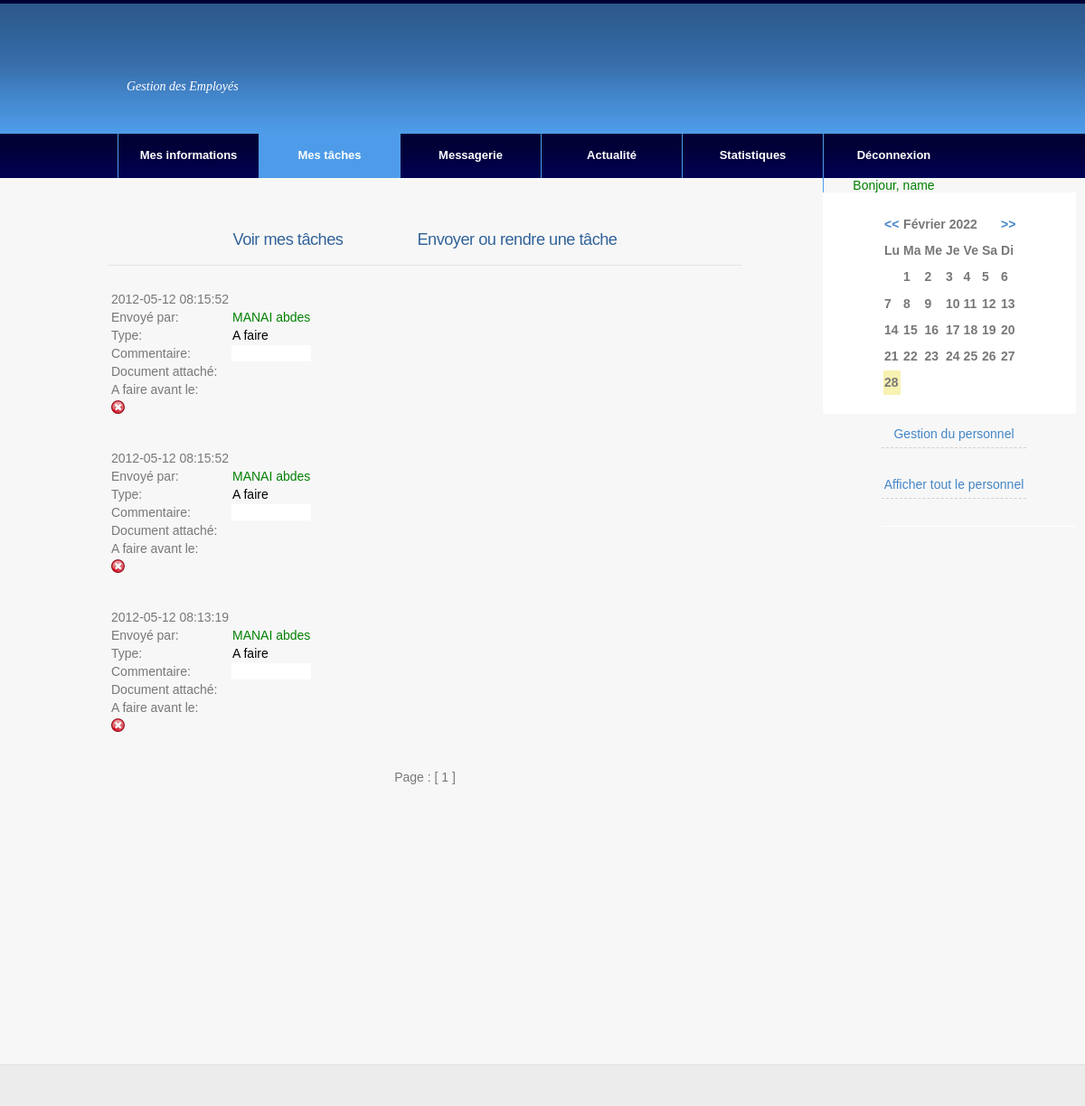
The app's page /Code/aftaches.php?id=1 with its own data.
### tables this page shows
CREATE TABLE IF NOT EXISTS `employe` (
  `id` int(255) NOT NULL AUTO_INCREMENT,
  `nom` varchar(100) NOT NULL,
  `login` varchar(100) NOT NULL,
  `pass` varchar(100) NOT NULL,
  `prenom` varchar(100) NOT NULL,
  `adresse` varchar(1000) NOT NULL,
  `journ` varchar(10) NOT NULL,
  `moisn` varchar(100) NOT NULL,
  `anneen` varchar(100) NOT NULL,
  `lieun` varchar(100) NOT NULL,
  `situation` varchar(100) NOT NULL,
  `cin` varchar(100) NOT NULL,
  `email` varchar(100) NOT NULL,
  `gsm` varchar(100) NOT NULL,
  `fixe` varchar(100) NOT NULL,
  `sexe` varchar(100) NOT NULL,
  `periode` varchar(100) NOT NULL,
  `exper` varchar(1000) NOT NULL,
  `anneeeduc` varchar(100) NOT NULL,
  `diplome` varchar(1000) NOT NULL,
  `anneeproj` varchar(100) NOT NULL,
  `proj` varchar(1000) NOT NULL,
  `langages` varchar(1000) NOT NULL,
  `langues` varchar(1000) NOT NULL,
  `activite` varchar(1000) NOT NULL,
  `moise` varchar(100) NOT NULL,
  `anneee` varchar(100) NOT NULL,
  `depart` varchar(100) NOT NULL,
  `fonction` varchar(100) NOT NULL,
  PRIMARY KEY (`id`)
);

CREATE TABLE IF NOT EXISTS `tache1` (
  `id` int(255) NOT NULL AUTO_INCREMENT,
  `idexp` int(255) NOT NULL,
  `date` date NOT NULL,
  `heure` timestamp NOT NULL DEFAULT CURRENT_TIMESTAMP ON UPDATE CURRENT_TIMESTAMP,
  `nom` varchar(100) NOT NULL,
  `com` varchar(1000) NOT NULL,
  `dfin` varchar(100) NOT NULL,
  `fich` varchar(111) NOT NULL,
  `type` varchar(100) NOT NULL,
  PRIMARY KEY (`id`)
);

### Code/aftaches.php (the view, shortened to what this page needs)
<!DOCTYPE html PUBLIC "-//W3C//DTD XHTML 1.0 Strict//EN" "http://www.w3.org/TR/xhtml1/DTD/xhtml1-strict.dtd">
<html xmlns="http://www.w3.org/1999/xhtml">
<head>
<link href="style.css" rel="stylesheet" type="text/css" media="screen" />
</head>
<body>
<div id="wrapper">
	<div id="header">
		<div id="logo">
			<p><font size="8"><b><i></i></b></font>
				 Gestion des Employés</p>
		</div>
	</div>
	<div id="menu">
	<?php $res=mysql_connect('localhost','root',''); $res2=mysql_select_db('gestemploye'); $id=$_GET['id']; $req = "select nom  FROM employe WHERE id  = '$id'"; $res=mysql_query ($req); $nom = mysql_fetch_array($res);   ?>
		<ul>
			<li><?php echo ("<a href='informations.php?id=$id'>Mes informations</a>"); ?> </li>
			<li class="current_page_item">
			<?php
					$id=$_GET['id'];
					$ntable='tache'.$id;
													$rid = "SELECT MAX(id) FROM $ntable ;";
													$chi = mysql_query($rid);
													$ra = mysql_fetch_array($chi);
													$roo = "SELECT date FROM $ntable where id='$ra[0]';";
													$rooo = mysql_query($roo);
													$rs = mysql_fetch_array($rooo);
													if($rs[0]=='1980-10-10')
													{
													echo ("<a href='taches.php?id=$id'>Mes tâches<br><font color='#808000'>vous avez des tâches</font> </a>");
													}
													else
													{
													echo ("<a href='taches.php?id=$id'>Mes tâches </a>");
													}
			?>
			</li>
			<li><?php
					$id=$_GET['id'];
					$ntable='msg'.$id;
													$ridd = "SELECT MAX(id) FROM $ntable ;";
													$chid = mysql_query($ridd);
													$rap = mysql_fetch_array($chid);
													$rool = "SELECT date FROM $ntable where id='$rap[0]';";
													$roool = mysql_query($rool);
													$rsd = mysql_fetch_array($roool);
													if($rsd[0]=='1980-10-10')
													{
													echo ("<a href='messagerie.php?id=$id'>Messagerie <br><font color='red'>vous avez des messages</font> </a>");
													}
													else
													{
													echo ("<a href='messagerie.php?id=$id'>Messagerie </a>");
													}
			?></li>
			<li><?php echo ("<a href='actualite.php?id=$id'>Actualité</a>"); ?></li>
			<li><?php echo ("<a href='statistiques.php?id=$id'>Statistiques</a>"); ?></li>
			<li><a href="index.php">Déconnexion   </a><?php echo("<center><font color='green'> Bonjour, $nom[0]</font>");  ?></li>
		</ul>
	</div>
	<div id="page">
	<div id="page-bgtop">
	<div id="page-bgbtm">
		<div id="content">
			<div class="post"><center>
<h3 class="title"><f><?php
$id=$_GET['id'];
$ntable='tache'.$id;
$ridd = "SELECT MAX(id) FROM $ntable ;";
		$chid = mysql_query($ridd);
		$rap = mysql_fetch_array($chid);
		$rool = "SELECT date FROM $ntable where id='$rap[0]';";
		$roool = mysql_query($rool);
		$rsd = mysql_fetch_array($roool);
			if($rsd[0]=='1980-10-10')
			{
			echo ("<a href='aftaches.php?id=$id'><font color=red>Voir mes tâches</font></a>");
			$reqchidss="UPDATE $ntable SET   date=CURRENT_DATE where id='$rap[0]'";
		    mysql_query ($reqchidss);
			}
			else
			{
			echo ("<a href='aftaches.php?id=$id'>Voir mes tâches</a>");
			}
?>&nbsp&nbsp&nbsp&nbsp&nbsp&nbsp&nbsp  &nbsp&nbsp&nbsp&nbsp&nbsp&nbsp&nbsp&nbsp&nbsp
					<?php echo ("<a href='envtaches.php?id=$id'>Envoyer ou rendre une tâche</a>"); ?>
					</f></h3></center>
<br>
<?php
$id=$_GET['id'];
$ntable='tache'.$id;
$messagesParPage=5;
$retour_total=mysql_query('SELECT COUNT(*) AS total FROM '.$ntable.'');
$donnees_total=mysql_fetch_assoc($retour_total);
$total=$donnees_total['total'];
$nombreDePages=ceil($total/$messagesParPage);
if(isset($_GET['page']))
{
     $pageActuelle=intval($_GET['page']);
     if($pageActuelle>$nombreDePages)
     {
          $pageActuelle=$nombreDePages;
     }
}
else
{
     $pageActuelle=1;
}
$premiereEntree=($pageActuelle-1)*$messagesParPage;
$retour_messages=mysql_query('SELECT * FROM '.$ntable.' ORDER BY id DESC LIMIT '.$premiereEntree.', '.$messagesParPage.'');
echo("<form name=f action='supmsg.php?id=$id' method='POST'>");
 while($donnees_messages=mysql_fetch_assoc($retour_messages)) {
$ggg=stripslashes($donnees_messages['id']);
echo("<table><tr><td>");
echo(stripslashes($donnees_messages['heure']));?></td><td></td></tr><tr><td><?php
echo("Envoyé par: </td><td><font color=green>".stripslashes($donnees_messages['nom'])." </font");?></td></tr>
<tr><td><?php echo("Type: </td><td><font color=black>".stripslashes($donnees_messages['type'])." </font");?></td></tr>
<tr><td><?php echo("Commentaire: </td><td bgcolor='white'><font color=black>".stripslashes($donnees_messages['com'])." </font");?></td></tr>
<tr><td><?php
$xxx=stripslashes($donnees_messages['fich']);
echo("Document attaché:</td><td> <a href='taches/$xxx'>$xxx</a> ");?></td></tr>
<tr><td><?php echo("A faire avant le:</td><td><font color=black>".stripslashes($donnees_messages['dfin'])." </font>");?></td></tr><?php
 echo("<tr><td><a href='suptaches.php?id=$id&t=$ggg'><img src='images/supp.jpg' title='Supprimer cette tâche'></a>  </td></tr>");
echo("</table>");
echo("<br><br>");
}
echo("</form>");
echo '<p align="center">Page : ';
for($i=1; $i<=$nombreDePages; $i++)
{
     if($i==$pageActuelle)
     {
         echo ' [ '.$i.' ] ';
     }
     else
     {
          echo ' <a href="aftaches.php?page='.$i.'&id='.$id.'">'.$i.'</a> ';
     }
}
echo '</p>';
?>
<br><br><br>
<br><br><br><br><br><br><br><br><br>
<br>
				<div style="clear: both;">&nbsp;</div>
				<div class="entry">
				</div>
			</div>
		<div style="clear: both;">&nbsp;</div>
		</div>
		<div id="sidebar">
			<ul>
				<li>
					<div>
					<form method="get" action="#">
			<div id="search">
		<?php
$year = date("Y");
if(!isset($_GET['month'])) $monthnb = date("n");
$nbdays = date("t", mktime(0,0,0,$monthnb,1,$year));
$firstday = date("w",mktime(0,0,0,$monthnb,1,$year));
$daytab[1] = 'Lu';
$daytab[2] = 'Ma';
$daytab[3] = 'Me';
$daytab[4] = 'Je';
$daytab[5] = 'Ve';
$daytab[6] = 'Sa';
$daytab[7] = 'Di';
$calendar = array();
$z = (int)$firstday;
for($i = 1; $i <= ($nbdays/5); $i++){
for($j = 1; $j <= 7 && $j-$z+1+(($i*7)-7) <= $nbdays; $j++){
if($j < $z && ($j-$z+1+(($i*7)-7)) <= 0){
$calendar[$i][$j] = null;
}
else {
$calendar[$i][$j] = $j-$z+1+(($i*7)-7);
}
}
}
switch($monthnb) {
case 2: $month = 'Février'; break;
}
?>
<div id="calendrier">
<table>
<tr>
<th><span class="linkcal"><a href="aftaches.php?id=<?php echo $id; ?>&month=<?php echo $monthnb - 1; ?>&year=<?php echo $year; ?>"><<</a></span></th>
<th colspan="5" class="headcal"><?php echo($month.' '.$year); ?></th>
<th><span class="linkcal"><a href="aftaches.php?id=<?php echo $id; ?>&month=<?php echo $monthnb + 1; ?>&year=<?php echo $year; ?>">>></a></span></th>
</tr>
<?php
echo('<tr>');
for($i = 1; $i <= 7; $i++){
echo('<th>'.$daytab[$i].'</th>');
}
echo('</tr>');
for($i = 1; $i <= count($calendar); $i++) {
echo('<tr>');
for($j = 1; $j <= 7 && $j-$z+1+(($i*7)-7) <= $nbdays; $j++){
if($j-$z+1+(($i*7)-7) == date("j") && $monthnb == date("n") && $year == date("Y")) echo('<th class="current" bgcolor="#F7F2B2">'.$calendar[$i][$j].'</th>');
else echo('<th>'.$calendar[$i][$j].'</th>');
}
echo('</tr>');
}
?>
</table>
<ul><center><?php if ($id==1){echo("<li><a href='personnel.php?id=$id'>Gestion du personnel</a></li>"); }?><br>
<?php echo("<li><a href='afperso.php?id=$id'>Afficher tout le personnel</a></li>"); ?>
</center>
</ul>
</div>
</div>
					</form>
					</div>
				</li>
			</ul>
		</div>
		<div style="clear: both;">&nbsp;</div>
	</div>
	</div>
	</div>
</div>
	<div id="footer">
	</div>
</body>
</html>

### Code/style.css (style rules this page uses)
body { margin: 0; padding: 0; background: #F7F7F7 url(images/img01.jpg) repeat-x left top; font-family: Arial, Helvetica, sans-serif; font-size: 14px; color: #787878; }
h1, h2, h3 { margin: 0; padding: 0; font-weight: normal; color: #32639A; }
h3 { font-size: 1.3em; }
p, ul, ol { margin-top: 0; line-height: 180%; }
a { text-decoration: none; color: #4486C7; }
f { text-decoration: none; color: #4486C7; }
#wrapper { width: 960px; margin: 0 auto; padding: 0; }
#header { width: 940px; height: 148px; margin: 0 auto; }
#logo { float: left; margin: 0; padding-top: 30px; color: #000000; }
#logo h1, #logo p { margin: 0; padding: 0; }
#logo p { float: left; margin: 0; padding: 26px 0 0 10px; font: normal 14px Georgia, "Times New Roman", Times, serif; font-style: italic; color: #FFFFFF; }
#search { float: right; width: 215px; margin: 0 auto; padding: 20px 0px 0px 0px; border-bottom: 1px solid #FFFFFF; }
#menu { width: 940px; height: 49px; margin: 0 auto; padding: 0; }
#menu ul { margin: 0; padding: 0; list-style: none; line-height: normal; }
#menu li { float: left; border-left: 1px solid #4E9CE9; }
#menu a { display: block; width: 155px; height: 33px; padding-top: 16px; text-decoration: none; text-align: center; font-family: Arial, Helvetica, sans-serif; font-size: 13px; font-weight: bold; color: #FFFFFF; border: none; }
#menu a:hover, #menu .current_page_item a { background: #4E9CE9; text-decoration: none; }
#menu .current_page_item a { background: #4E9CE9; padding-left: 0; }
#page { width: 1070px; margin: 0 auto; padding: 0; }
#page-bgtop { padding: 20px px; }
#content { float: left; width: 700px; padding: 30px 0px 0px 0px; }
.post { margin-bottom: 15px; }
.post .title { height: 38px; border-bottom: 1px solid #E2E2E2; margin-bottom: 10px; padding: 12px 0 0 0px; letter-spacing: -.5px; color: #000000; }
.post .title a { color: #32639A; border: none; }
.post .entry { padding: 0px 0px 20px 0px; padding-bottom: 20px; text-align: justify; }
#sidebar { float: right; width: 280px; height: 245px; padding: 0px; color: #787878; background: #FFFFFF; }
#sidebar ul { margin: 0; padding: 0; list-style: none; }
#sidebar li { margin: 0; padding: 0; border-left: 1px solid #E2E2E2; }
#sidebar li ul { margin: 0px 0px; padding-bottom: 30px; margin-Right: 55px; }
#sidebar li li { line-height: 30px; border-bottom: 1px dashed #D1D1D1; margin: 0px 0px; border-left: none; }
#sidebar a { border: none; }
#footer { height: 30px; margin: 0 auto; padding: 0px 0 15px 0; background: #ECECEC; border-top: 1px solid #DEDEDE; font-family: Arial, Helvetica, sans-serif; }

### records on screen
employe: nom "name"
tache1: heure "2012-05-12 08:15:52", nom "MANAI abdes", type "A faire"
tache1: heure "2012-05-12 08:15:52", nom "MANAI abdes", type "A faire"
tache1: heure "2012-05-12 08:13:19", nom "MANAI abdes", type "A faire"

### other values on screen
$month "Février"
$year "2022"
$daytab[$i] "Lu"
$daytab[$i] "Ma"
$daytab[$i] "Me"
$daytab[$i] "Je"
$daytab[$i] "Ve"
$daytab[$i] "Sa"
$daytab[$i] "Di"
$calendar[$i][$j] "1"
$calendar[$i][$j] "2"
$calendar[$i][$j] "3"
$calendar[$i][$j] "4"
$calendar[$i][$j] "5"
$calendar[$i][$j] "6"
